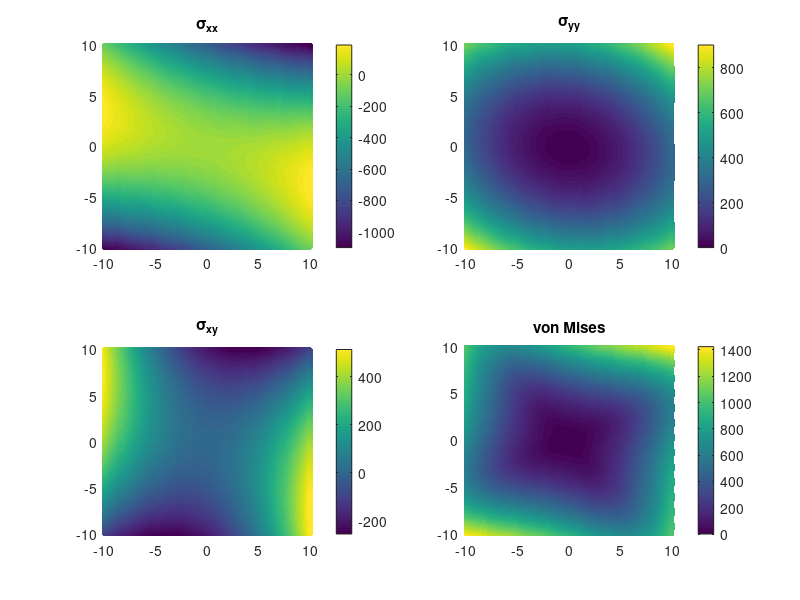
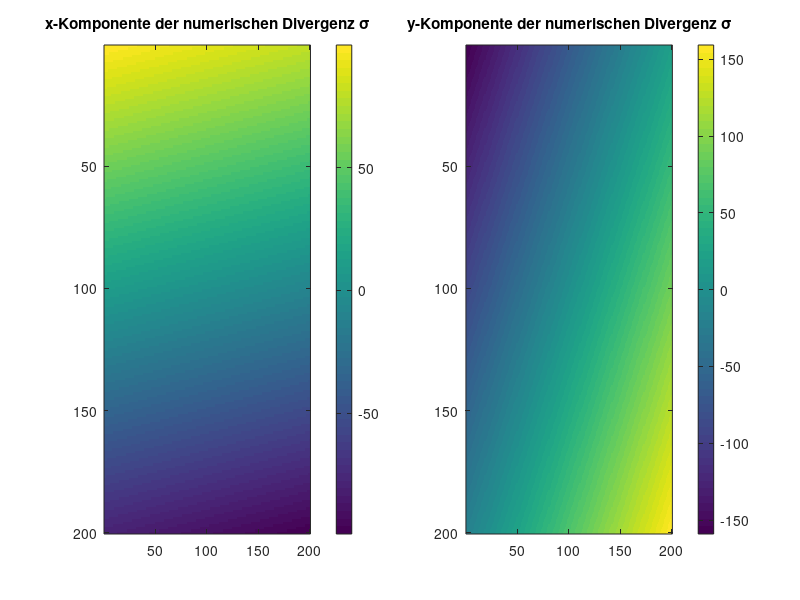

Source code (MATLAB) for these figures, in order: (Note: this script raises an error after producing the figures.)
%% 
% Bereich der x- und y-Werte definieren
[x, y] = meshgrid(-10:0.1:10, -10:0.1:10);
dx = 0.1;
% Spannungen berechnen
sigma_xx = x.^2 - 5*x.*y - 7*y.^2;
sigma_yy = 3*x.^2 + x.*y + 5*y.^2;
sigma_xy = 4*x.^2 - 3*x.*y - 2*y.^2;
% von-Mises-Vergleichsspannung berechnen
sigma_v = sqrt(0.5*((sigma_xx - sigma_yy).^2) + 3*(sigma_xy.^2));
% Plots erstellen
figure;
subplot(2,2,1);
scatter(x(:), y(:), 10, sigma_xx(:), 'filled');
title('\sigma_{xx}');
colorbar;
subplot(2,2,2);
scatter(x(:), y(:), 10, sigma_yy(:), 'filled');
title('\sigma_{yy}');
colorbar;
subplot(2,2,3);
scatter(x(:), y(:), 10, sigma_xy(:), 'filled');
title('\sigma_{xy}');
colorbar;
subplot(2,2,4);
scatter(x(:), y(:), 10, sigma_v(:), 'filled');
title('von Mises');
colorbar;
%% 
temp1 = diff(sigma_xx, 1, 2) / dx; 
temp2 = diff(sigma_xy, 1, 1) / dx; 
temp1 = temp1(1:end-1, :); 
temp2 = temp2(:, 1:end-1); 
sz1=size(temp1)
sz2=size(temp2)

div_sigma_x_num = temp1 + temp2; 

temp3 = diff(sigma_xy, 1, 2) / dx;
temp4 = diff(sigma_yy, 1, 1) / dx; 

temp3 = temp3(1:end-1, :); 
temp4 = temp4(:, 1:end-1); 

div_sigma_y_num = temp3 + temp4; 
figure;
subplot(1,2,1);
imagesc(div_sigma_x_num);
colorbar;
title('x-Komponente der numerischen Divergenz σ');
subplot(1,2,2);
imagesc(div_sigma_y_num);
colorbar;
title('y-Komponente der numerischen Divergenz σ');
%% 

syms x y
sigma_xx = x.^2 - 5*x.*y - 7*y.^2;
sigma_yy = 3*x.^2 + x.*y + 5*y.^2;
sigma_xy = 4*x.^2 - 3*x.*y - 2*y.^2;

div_sigma_x = diff(sigma_xx, x) + diff(sigma_xy, y);
div_sigma_y = diff(sigma_xy, x) + diff(sigma_yy, y);


[x_num, y_num] = meshgrid(-10:0.1:10, -10:0.1:10); 

div_sigma_x_sym = double(subs(div_sigma_x, {x, y}, {x_num, y_num}));
div_sigma_y_sym = double(subs(div_sigma_y, {x, y}, {x_num, y_num}));


disp('x-Komponente der Divergenz σ:');
pretty(div_sigma_x)
disp('y-Komponente der Divergenz σ:');
pretty(div_sigma_y)

figure;
subplot(1,2,1);
imagesc(div_sigma_x_sym);
colorbar;
title('x-Komponente der symbolischen Divergenz σ');

subplot(1,2,2);
imagesc(div_sigma_y_sym);
colorbar;
title('y-Komponente der symbolischen Divergenz σ');

%% 
err_x = abs(div_sigma_x_num - div_sigma_x_sym(1:end-1,1:end-1));
err_y = abs(div_sigma_y_num - div_sigma_y_sym(1:end-1,1:end-1));


fprintf('Der durchschnittliche Fehler der x-Komponente der Divergenz σ: %.4f\n', mean(err_x(:)));

fprintf('Der durchschnittliche Fehler der y-Komponente der Divergenz σ: %.4f\n', mean(err_y(:)));

figure;
subplot(1,2,1);
imagesc(err_x);
colorbar;
title('Der Unterschied zwischen numerischer und symbolischer Divergenz (die x-Komponente von σ)');

subplot(1,2,2);
imagesc(err_y);
colorbar;
title('Der Unterschied zwischen numerischer und symbolischer Divergenz (die y-Komponente von σ)');






